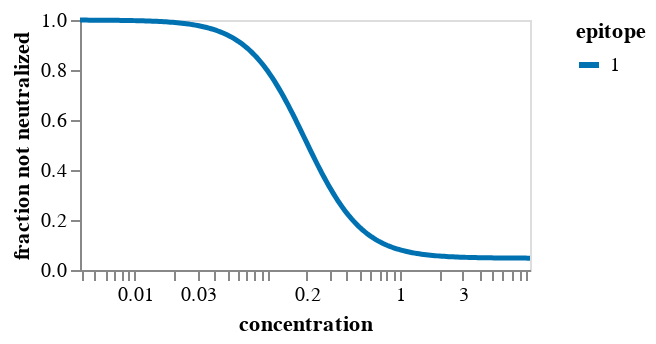

Source (notebook cell):
### Markdown cell above
## Fit `polyclonal` model
Fit the model.
If there is more than one epitope, we fit models with fewer epitopes too:

### Code cell
# first build up arguments used to specify fitting
n_epitopes = params["polyclonal_params"]["n_epitopes"]
spatial_distances = params["polyclonal_params"]["spatial_distances"]
fit_kwargs = params["polyclonal_params"]["fit_kwargs"]
escape_plot_kwargs = params["escape_plot_kwargs"]
plot_hide_stats = params["plot_hide_stats"]

site_numbering_map = pd.read_csv(site_numbering_map_csv).sort_values("sequential_site")

escape_plot_kwargs["df_to_merge"] = [
    site_numbering_map.rename(columns={"reference_site": "site"})[
        ["site", "sequential_site", "region"]
    ]
]

if "addtl_slider_stats" not in escape_plot_kwargs:
    escape_plot_kwargs["addtl_slider_stats"] = {}
if "addtl_slider_stats_hide_not_filter" not in escape_plot_kwargs:
    escape_plot_kwargs["addtl_slider_stats_hide_not_filter"] = []

for stat, stat_d in plot_hide_stats.items():
    escape_plot_kwargs["addtl_slider_stats"][stat] = stat_d["init"]
    escape_plot_kwargs["addtl_slider_stats_hide_not_filter"].append(stat)
    escape_plot_kwargs["df_to_merge"].append(
        pd.read_csv(stat_d["csv"]).rename(columns={stat_d["csv_col"]: stat})[
            ["site", "mutant", stat]
        ]
    )

if spatial_distances is not None:
    print(f"Reading spatial distances from {spatial_distances}")
    spatial_distances = pd.read_csv(spatial_distances)
    print(f"Read spatial distances for {len(spatial_distances)} residue pairs")

# now fit the models
for n in range(1, n_epitopes + 1):
    print(f"\n\nFitting a model for {n} epitopes")

    model = polyclonal.Polyclonal(
        n_epitopes=n,
        data_to_fit=(
            prob_escape.query("retain").query("use_in_fit")[
                ["aa_substitutions", "concentration", "prob_escape"]
            ]
        ),
        alphabet=polyclonal.AAS_WITHSTOP_WITHGAP,
        spatial_distances=spatial_distances,
        sites=site_numbering_map["reference_site"],
    )

    opt_res = model.fit(**fit_kwargs)

    print("Here is the neutralization curve:")
    display(model.curves_plot())
    print("Here is the mutation-escape plot:")
    display(model.mut_escape_plot(**escape_plot_kwargs))

print(f"\n\nWriting the {n} epitope model to {pickle_file}")
with open(pickle_file, "wb") as f:
    pickle.dump(model, f)

### Figure 1 — Vega-Lite specification as saved in the notebook (floating-point values rounded to 4 significant figures; data arrays with more than 128 entries replaced by an {"elided": "..."} marker saying what was removed)
{"config": {"view": {"continuousWidth": 300, "continuousHeight": 300}, "axis": {"grid": false, "labelOverlap": true}, "legend": {"symbolStrokeWidth": 3}}, "data": {"name": "data-1a650e3009e48eb722333f4894b415fc"}, "mark": {"type": "line"}, "encoding": {"color": {"field": "epitope", "scale": {"domain": ["1"], "range": ["#0072B2"]}, "sort": ["1"], "type": "nominal"}, "detail": {}, "opacity": {"field": "is_weighted_replicate", "legend": null, "scale": {"domain": [0, 1], "nice": false, "range": [0.5, 1]}, "type": "quantitative"}, "strokeWidth": {"field": "is_weighted_replicate", "legend": null, "scale": {"domain": [0, 1], "nice": false, "range": [1, 2.5]}, "type": "quantitative"}, "tooltip": [{"field": "epitope", "type": "nominal"}, {"field": "activity", "format": ".3g", "type": "quantitative"}, {"field": "hill_coefficient", "format": ".3g", "type": "quantitative"}, {"field": "non_neutralized_frac", "format": ".3g", "type": "quantitative"}, {"field": "c", "format": ".3g", "title": "concentration", "type": "quantitative"}, {"field": "u", "format": ".3g", "title": "fraction not neutralized", "type": "quantitative"}], "x": {"field": "c", "scale": {"nice": false, "type": "log"}, "title": "concentration", "type": "quantitative"}, "y": {"field": "u", "title": "fraction not neutralized", "type": "quantitative"}}, "height": 125, "params": [{"name": "param_1", "select": {"type": "point", "fields": ["epitope"]}, "bind": "legend"}], "transform": [{"filter": {"param": "param_1"}}], "width": 225, "$schema": "https://vega.github.io/schema/vega-lite/v5.8.0.json", "datasets": {"data-1a650e3009e48eb722333f4894b415fc": {"elided": "200 records"}}}
